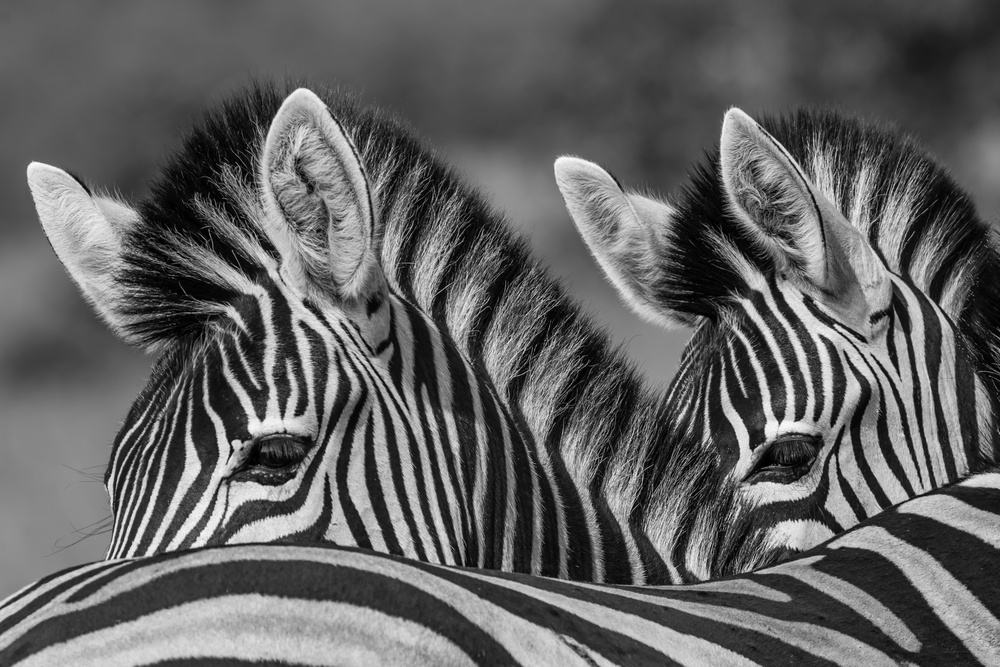
%> input picture zebra.jfif, 1000 x 667 px, shrunk from 2550 x 1700 before the run
$ octave fft_compression.m   (GNU Octave 9; MATLAB toolbox functions it lacks are replaced by stand-ins)
%> lines starting %> are read from the running program, lines starting %| are printed output that depends on the picture; in (x1, y1, x2, y2) boxes, pixels count from 0 and x2, y2 are one past the last pixel; in counts of white or black regions, pixels touching at a corner belong together; the program's own positions count from 1
clear all;
close all;
clc;

%A=imread('C:\Users\Heman\Downloads\image3_colour.jpeg');
A=imread('C:\Users\Heman\Downloads\zebra.jfif');
%> A is the input picture: size 667x1000x3 uint8; min 0, max 253, mean 97.6
B=rgb2gray(A);
figure
imagesc(256-A)
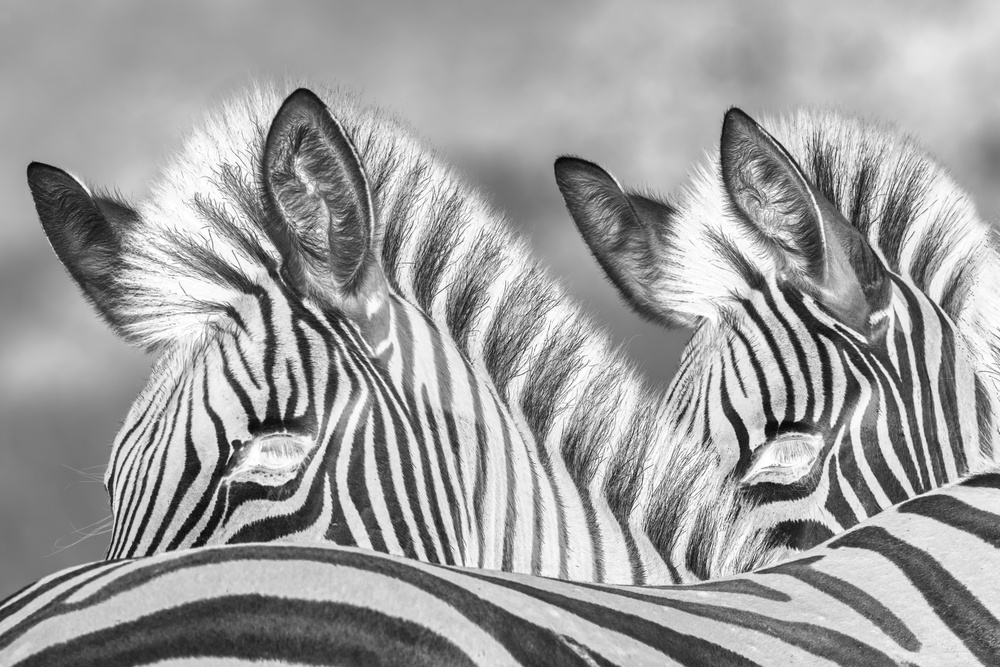
%> displayed picture: size 667x1000x3, on the screen's scale of 0 to 255; min 3, max 255, mean 158.4

%%

Bt=fft2(B);
flow= log (abs(fftshift(Bt))+1);
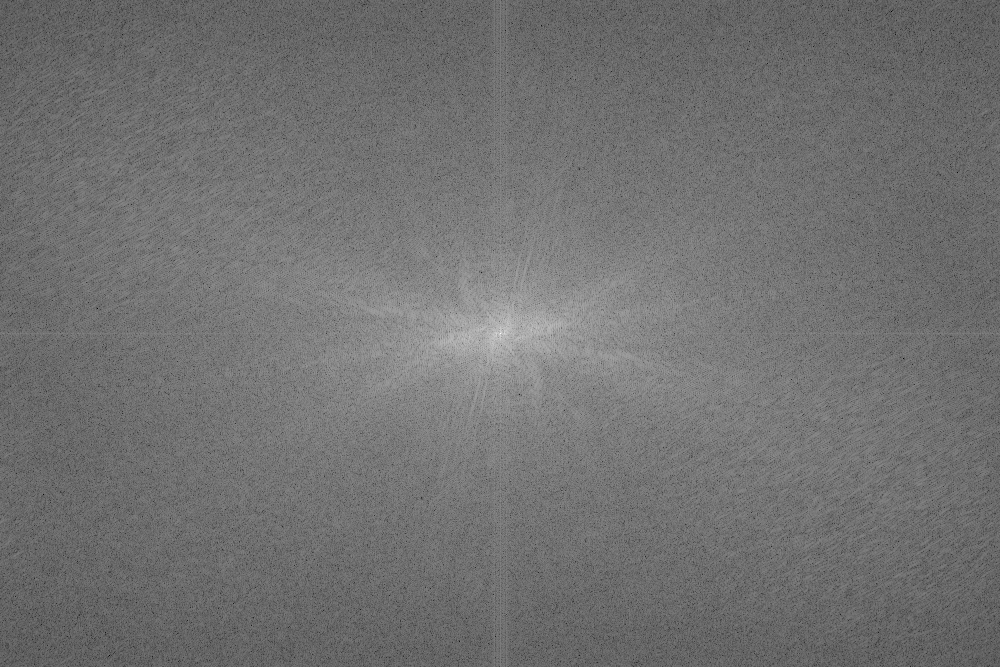
%> flow: size 667x1000 double; min 1.79, max 17.99, mean 9; drawn with min black and max white
imshow(256-mat2gray(flow),[]);
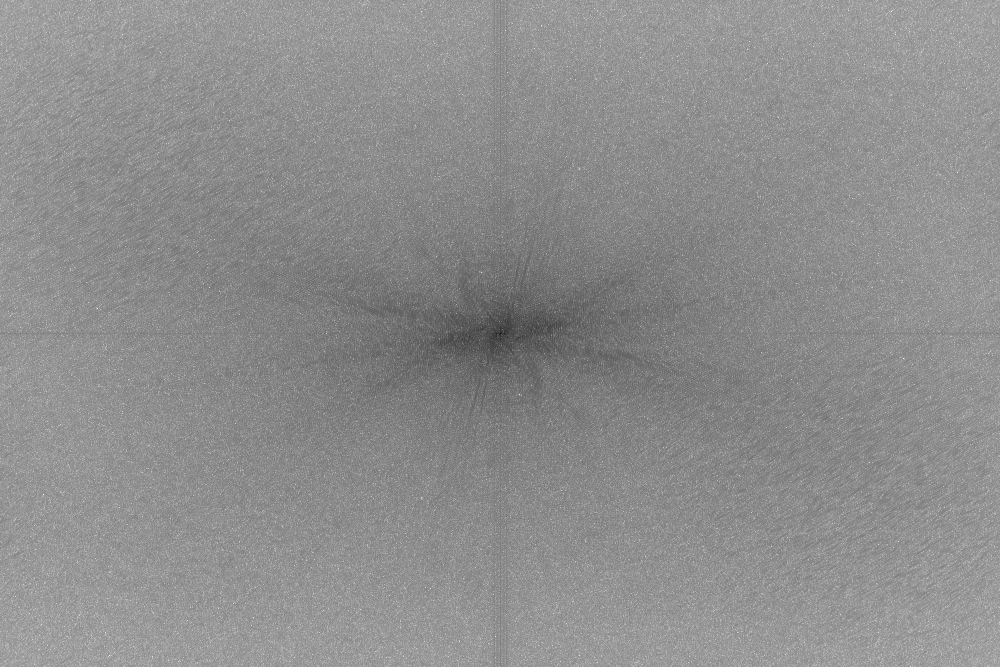
%> displayed picture: size 667x1000, on the screen's scale of 0 to 255; min 0, max 255, mean 141.6

%%

Btsort=sort(abs(Bt(:)));
counter =1;
for keep=[0.99 0.05 0.01 0.002];
    subplot(2,2,counter)
    thresh=Btsort(floor((1-keep)*length(Btsort)));
    ind=abs(Bt)>thresh;
    Atlow=Bt.*ind;
    Alow=uint8(ifft2(Atlow));
    imshow(256-Alow)
    title(['',num2str(keep*100),'%'],'FontSize',36)
    counter = counter + 1;
end
%> this loop made 4 passes
%> thresh on passes 1 to 4: 764.7, 42742.7, 139657.9, 419534.5
%> pass 1, `ind=abs(Bt)>thresh;`:
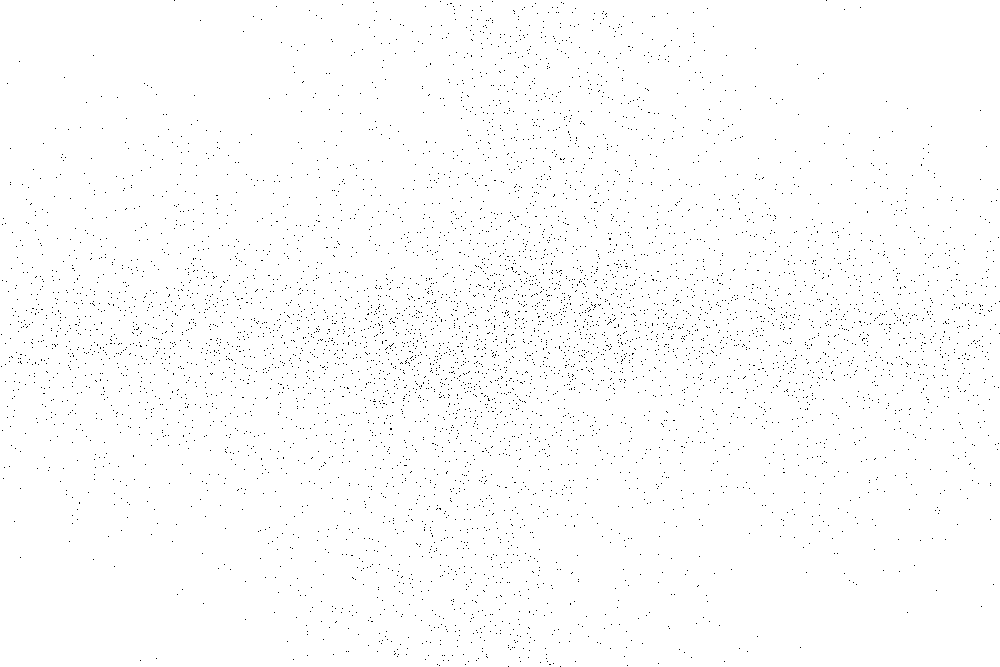
%> ind: size 667x1000 logical; 99% white; black in thin lines or dots
%> pass 2, `ind=abs(Bt)>thresh;`:
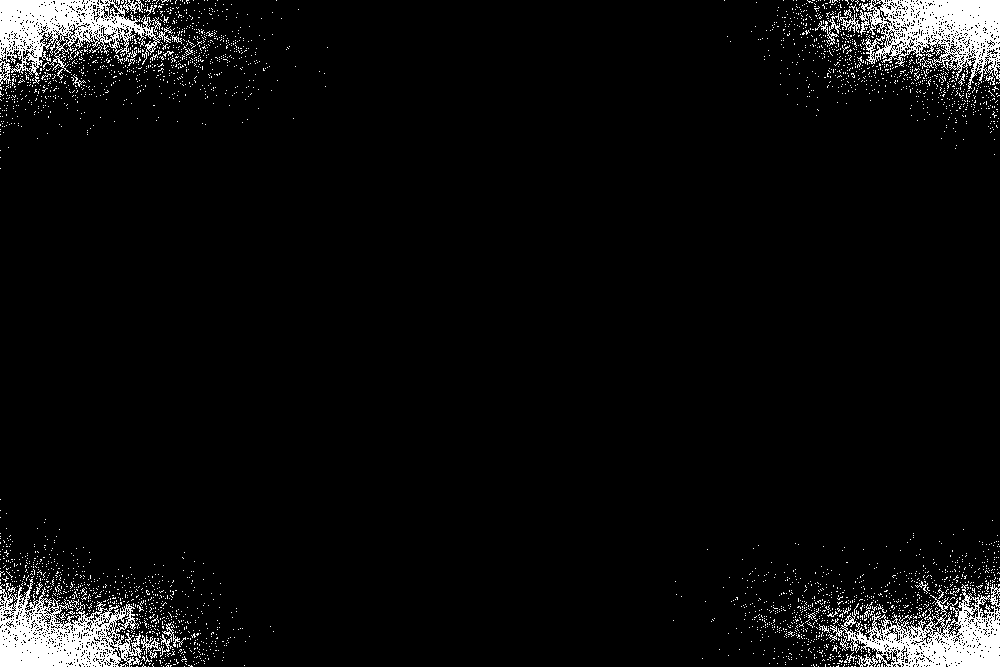
%> ind: size 667x1000 logical; 5% white; 3158 white regions (3126 under 20 px), largest, box (x1, y1, x2, y2) and area: (859, 0, 1000, 89) 6715, (0, 579, 142, 667) 6676, (0, 0, 173, 86) 6322
%> after the loop, counter = 5
%> after the loop:
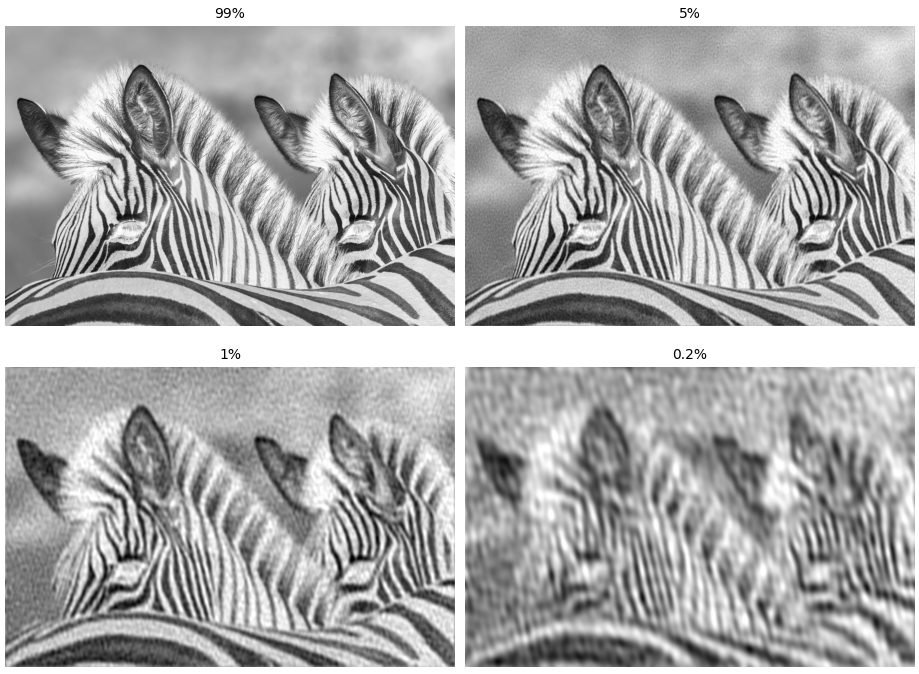
%> figure redrawn from the program's plot data, 4 panels

$ run again, with image3_colour.jpeg saved as zebra.jfif
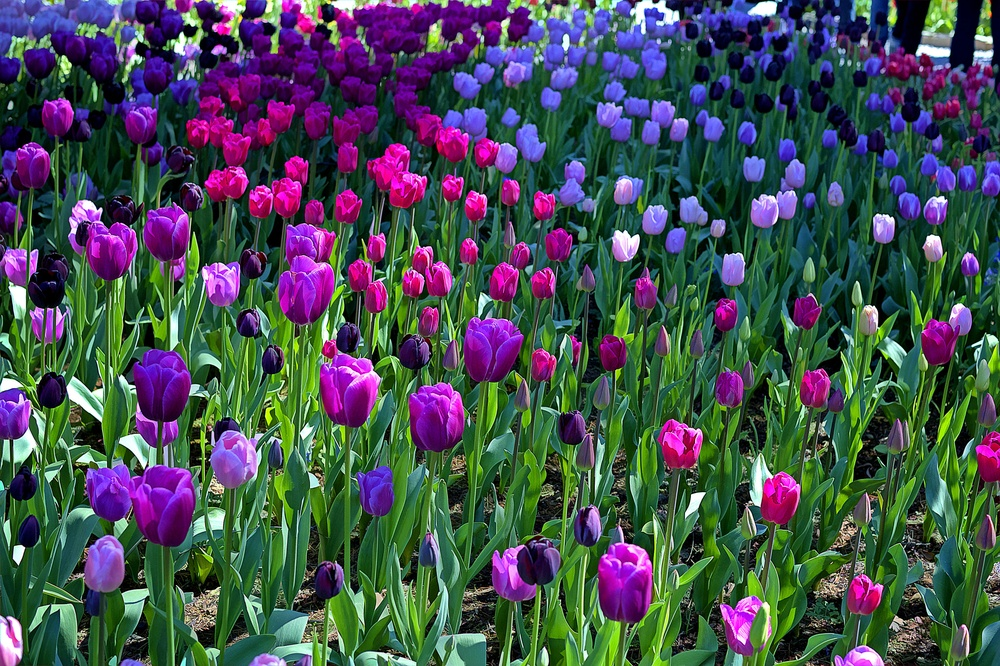
%> input picture image3_colour.jpeg, 1000 x 666 px, shrunk from 2048 x 1364 before the run
%> A is the input picture: size 666x1000x3 uint8; mean R, G, B 69.2, 78.5, 81.2
%> the loop `for keep=[0.99 0.05 0.01 0.002];` made 4 passes
%> thresh on passes 1 to 4: 960.6, 58672.8, 149465.2, 344080
%> pass 1, `ind=abs(Bt)>thresh;`:
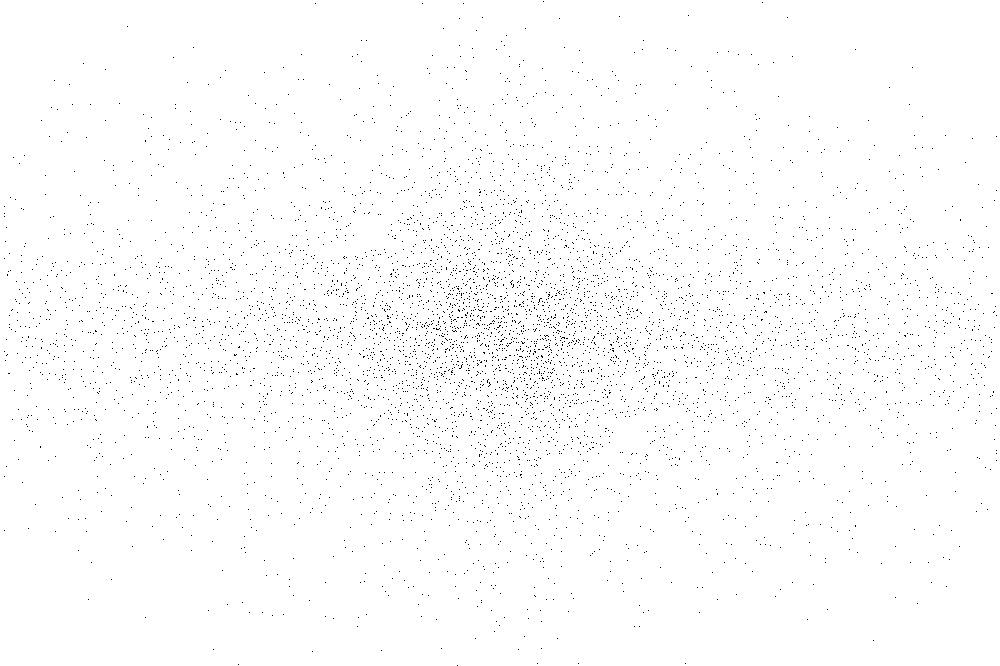
%> ind: size 666x1000 logical; 99% white; black in thin lines or dots
%> after the loop `for keep=[0.99 0.05 0.01 0.002];`: counter = 5
%> after the loop `for keep=[0.99 0.05 0.01 0.002];`:
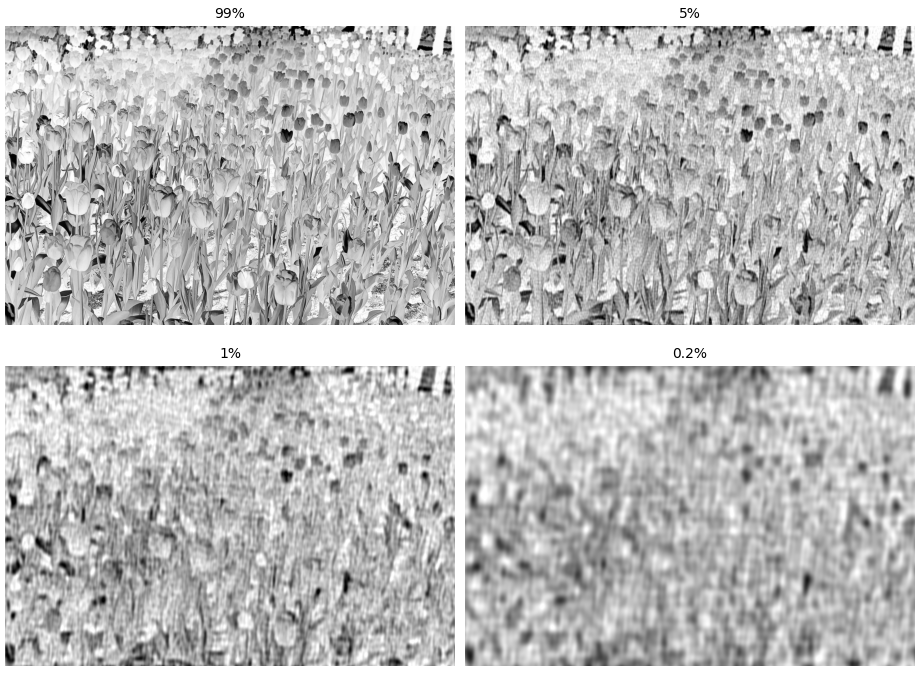
%> figure redrawn from the program's plot data, 4 panels

$ run again, with image2.jpeg saved as zebra.jfif
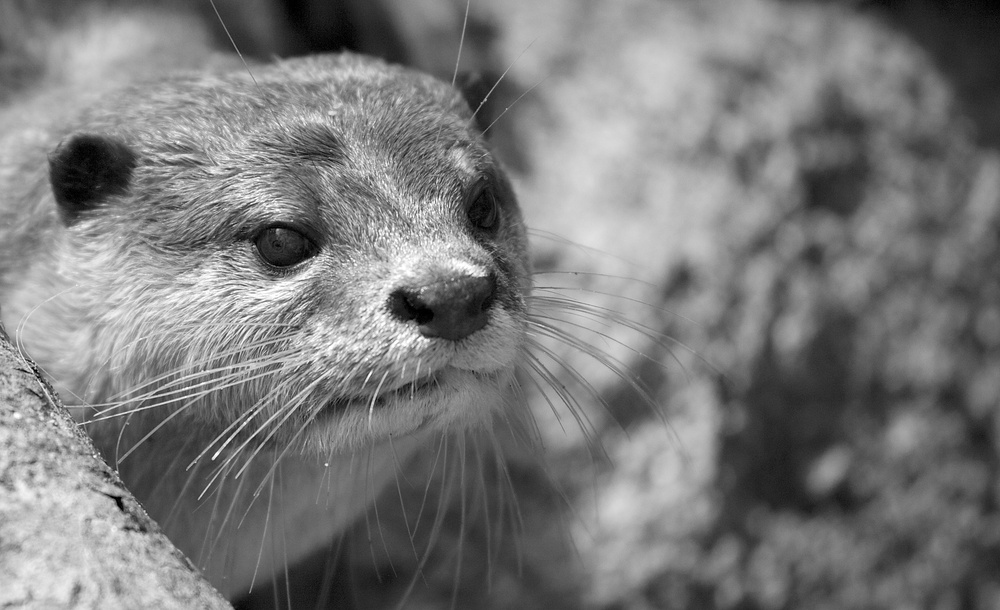
%> input picture image2.jpeg, 1000 x 610 px, shrunk from 2048 x 1250 before the run
%> A is the input picture: size 610x1000x3 uint8; min 0, max 255, mean 122.1
%> the loop `for keep=[0.99 0.05 0.01 0.002];` made 4 passes
%> thresh on passes 1 to 4: 430.5, 24045.1, 56423.9, 162586.6
%> pass 1, `ind=abs(Bt)>thresh;`:
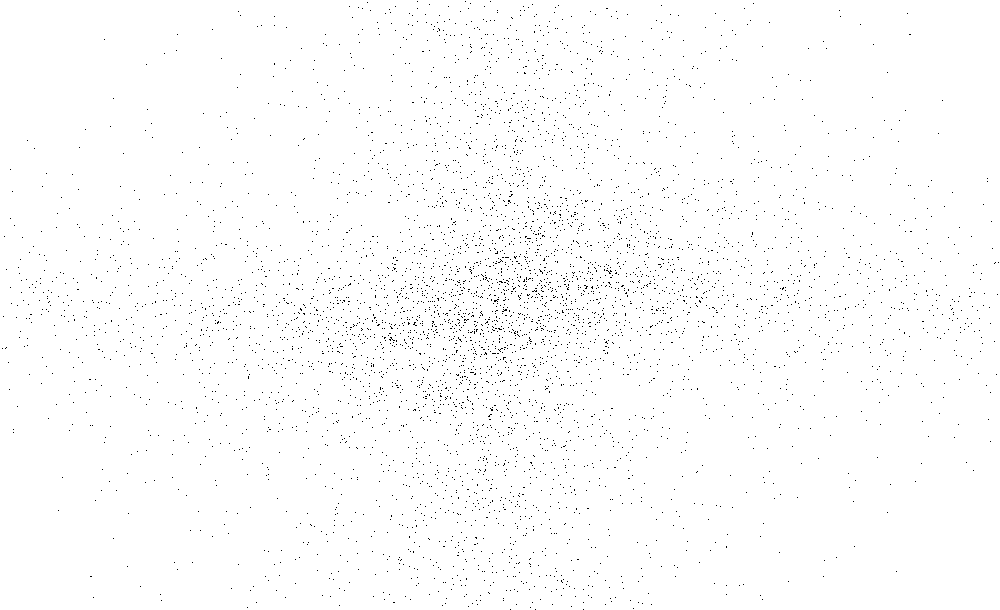
%> ind: size 610x1000 logical; 99% white; black in thin lines or dots
%> after the loop `for keep=[0.99 0.05 0.01 0.002];`: counter = 5
%> after the loop `for keep=[0.99 0.05 0.01 0.002];`:
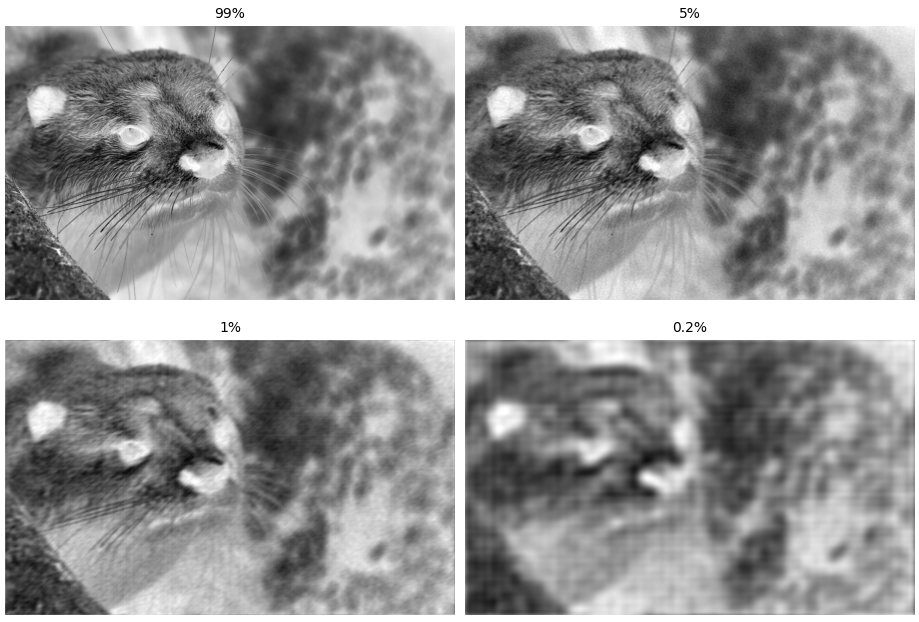
%> figure redrawn from the program's plot data, 4 panels
